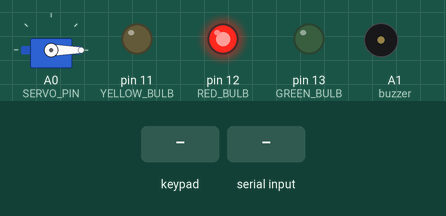
Recording of a sketch running on a simulated Arduino Uno, built with avr-gcc and run on an emulated ATmega328P. On the bench: servo, output pins drawn as LEDs (lit = HIGH), buzzer (waves = sounding). The test bench sets the inputs (shaded band). What the sketch prints to the serial monitor is not drawn.

Above: at 1.2 s.
1.3 s: keypad keys 9 8 7 6 pressed 0.4 s apart
At 1.77 s:
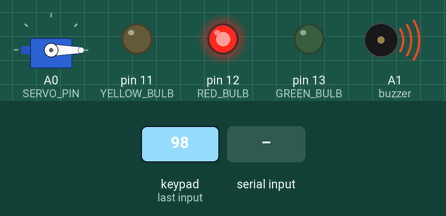
4.4 s: "part1" received over Serial
At 6.3 s:
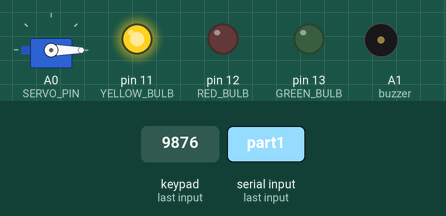
6.9 s: key 'A' pressed
At 6.97 s:
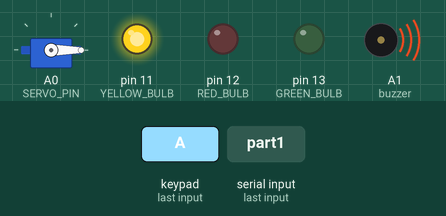
8.5 s: "part2" received over Serial
At 11.0 s:
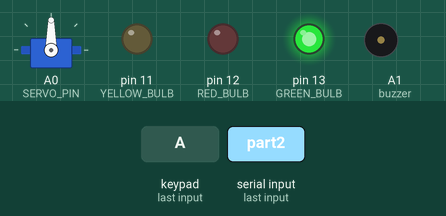
11.4 s: "part1" received over Serial
At 12.9 s:
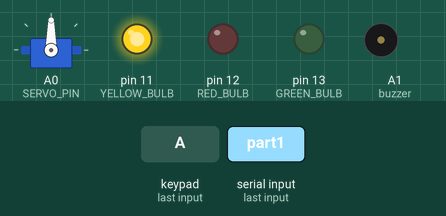
13.9 s: key 'B' pressed
At 13.97 s:
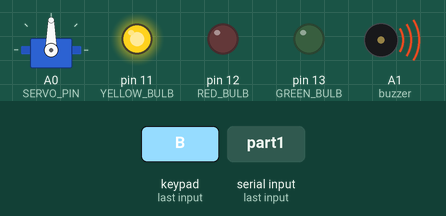
Timing chart, 0 to 61.0 s (numbered marks = the images above; inputs shaded):
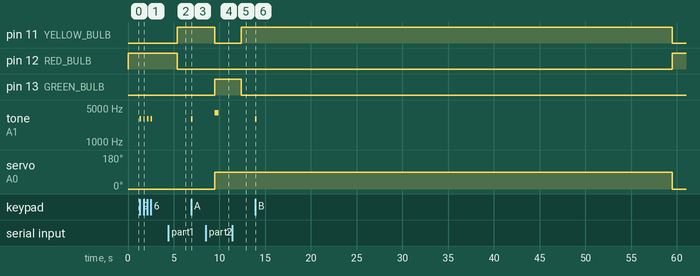

The sketch:

final_arduino.ino
```cpp
#include <Keypad.h>
#include <Servo.h>

#define ROW_NUM    4  // four rows
#define COLUMN_NUM 4  // four columns
#define SERVO_PIN  A0 // the Arduino pin, which connects to the servo motor
#define RED_BULB   12  // the Arduino pin, which connects to the red bulb
#define YELLOW_BULB 11  // the Arduino pin, which connects to the yellow bulb
#define GREEN_BULB  13 // the Arduino pin, which connects to the blue bulb


Servo servo; // servo motor

char keys[ROW_NUM][COLUMN_NUM] = {
  {'1', '2', '3', 'A'},
  {'4', '5', '6', 'B'},
  {'7', '8', '9', 'C'},
  {'*', '0', '#', 'D'}
};

byte pin_rows[ROW_NUM] = {9, 8, 7, 6}; //connect to the row pinouts of the keypad
byte pin_column[COLUMN_NUM] = {5, 4, 3, 2}; //connect to the column pinouts of the keypad

Keypad keypad = Keypad( makeKeymap(keys), pin_rows, pin_column, ROW_NUM, COLUMN_NUM );

String x;       //Input from python program
int angle = 0; // the current angle of servo motor
unsigned long lastTime;    //Timestamp of stage 1 PIN unlock
unsigned long lastTime1;   //Timestamp of stage 2 face unlock

//Flags for locks
bool stage1=false;
bool stage2=false;

const int buzzer = A1;

void setup() {
  Serial.begin(9600);

  servo.attach(SERVO_PIN);
  servo.write(0); // Inital motor angle set to 0°
  lastTime = millis();
  lastTime1 = millis();
  //Setting pins for bulbs
  pinMode ( YELLOW_BULB, OUTPUT);
  pinMode ( RED_BULB, OUTPUT);
  pinMode ( GREEN_BULB, OUTPUT);
  digitalWrite (RED_BULB, HIGH);  //Turned on the locked bulb the default
  pinMode(buzzer, OUTPUT); //bUZZER
}

void loop() {
  char key = keypad.getKey();
  if (key) {   //If keypad button is pressed
    //Serial.print("Key Pressed: ");
    tone(buzzer, 3000); // Send 1KHz sound signal...
    delay(150);        // ...for 1 sec
    noTone(buzzer);     // Stop sound...
    if(key=='C'&&stage2==true){
      angle = 0;
      servo.write(angle);
      digitalWrite (YELLOW_BULB, LOW);
      digitalWrite (RED_BULB, HIGH);
      digitalWrite (GREEN_BULB, LOW);
      stage1=false;
      stage2=false;
      Serial.println("Rotating Servo Motor to 0°");
    }
    else
      Serial.print(key);
  }
  if(stage1 ==true &&stage2==false&& (millis() - lastTime) > 15000){   //Shut face unlock mechanism if face not recognized within 10secs
    stage1=false;
    digitalWrite (YELLOW_BULB, LOW);
    digitalWrite (RED_BULB, HIGH);
    digitalWrite (GREEN_BULB, LOW);
  }
  else if (stage2==true && (millis() - lastTime1) > 50000) { // Relock the latch after 5 secs of being unlocked
    angle = 0;
    servo.write(angle);
    digitalWrite (YELLOW_BULB, LOW);
    digitalWrite (RED_BULB, HIGH);
    digitalWrite (GREEN_BULB, LOW);
    stage1=false;
    stage2=false;
    Serial.println("Rotating Servo Motor to 0°");
  }

  if(Serial.available()){  //If python code passed input to arduino
    x = Serial.readString();
    // if(x=="written"){
    //   tone(buzzer, 3000); // Send 1KHz sound signal...
    //   delay(150);        // ...for 1 sec
    //   noTone(buzzer);     // Stop sound...
    // }
    // if(x=="closeit"&&stage2==true){
    //   angle = 0;
    //   servo.write(angle);
    //   digitalWrite (YELLOW_BULB, LOW);
    //   digitalWrite (RED_BULB, HIGH);
    //   digitalWrite (GREEN_BULB, LOW);
    //   stage1=false;
    //   stage2=false;
    //   Serial.println("Rotating Servo Motor to 0°");
    // }
    if(x=="wrong"){
      tone(buzzer, 1000); // Send 1KHz sound signal...
      delay(200);        // ...for 1 sec
      noTone(buzzer);     // Stop sound...
      delay(200);
      tone(buzzer, 1000); // Send 1KHz sound signal...
      delay(200);        // ...for 1 sec
      noTone(buzzer);     // Stop sound...
    }
    if(x=="enough"){
      tone(buzzer, 300); // Send 1KHz sound signal...
      delay(10000);        // ...for 1 sec
      noTone(buzzer);     // Stop sound...
    }
    if(x=="part1"){           //Stage 1 unlock
          stage1=true;
          lastTime = millis();
          digitalWrite (YELLOW_BULB, HIGH);
          digitalWrite (RED_BULB, LOW);
          digitalWrite (GREEN_BULB, LOW);
    }
    else if(x=="part2"&&stage1==true){  //Stage 2 unlock
          angle = 90;
          stage2=true;
          digitalWrite (YELLOW_BULB, LOW);
          digitalWrite (RED_BULB, LOW);
          digitalWrite (GREEN_BULB, HIGH);
          servo.write(angle);
          lastTime1 = millis();
          tone(buzzer, 4000); // Send 1KHz sound signal...
          delay(400);        // ...for 1 sec
          noTone(buzzer);     // Stop sound...
          //delay(1000);        // ...for 1sec

    }
  }
}
```

Measured:
- after the input at 1.3 s, tone on A1 (buzzer): alternates 3000 Hz for 0.15 s and silent for 0.25 s, 8 changes in all, then stays silent, starting at once
- after the input at 4.4 s, pin 11 (YELLOW_BULB): LOW → HIGH after 1.0 s; pin 12 (RED_BULB): HIGH → LOW after 1.0 s
- after the input at 6.9 s, tone on A1 (buzzer): silent → 3000 Hz at once, → silent 0.15 s later
- after the input at 8.5 s, pin 11 (YELLOW_BULB): HIGH → LOW after 1.0 s; pin 13 (GREEN_BULB): LOW → HIGH after 1.0 s; tone on A1 (buzzer): silent → 4000 Hz after 1.0 s, → silent 0.40 s later; servo on A0 (SERVO_PIN): 0° → 90° after 1.0 s
- after the input at 11.4 s, pin 11 (YELLOW_BULB): LOW → HIGH after 1.0 s; pin 13 (GREEN_BULB): HIGH → LOW after 1.0 s
- after the input at 13.9 s, tone on A1 (buzzer): silent → 3000 Hz at once, → silent 0.15 s later
